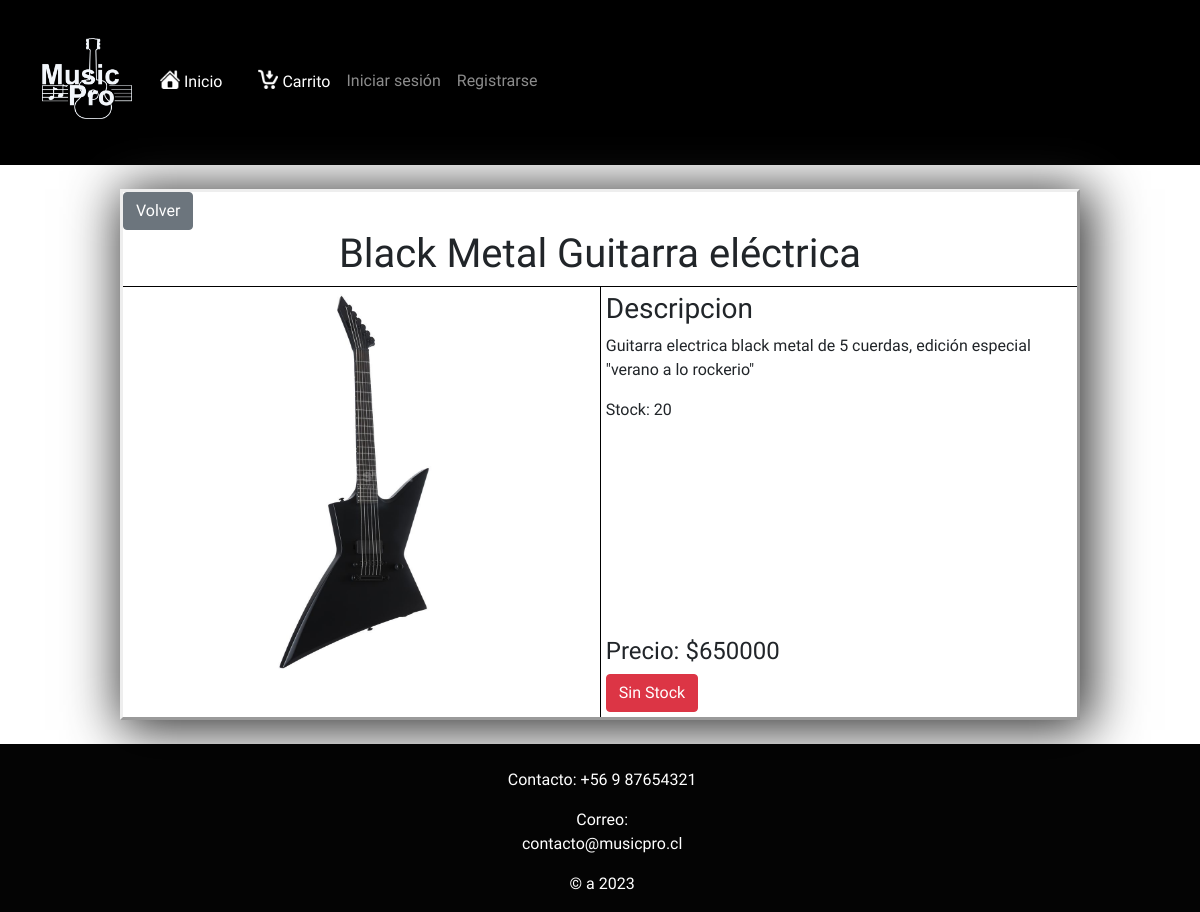
The page /producto/2 on the database as committed earlier.
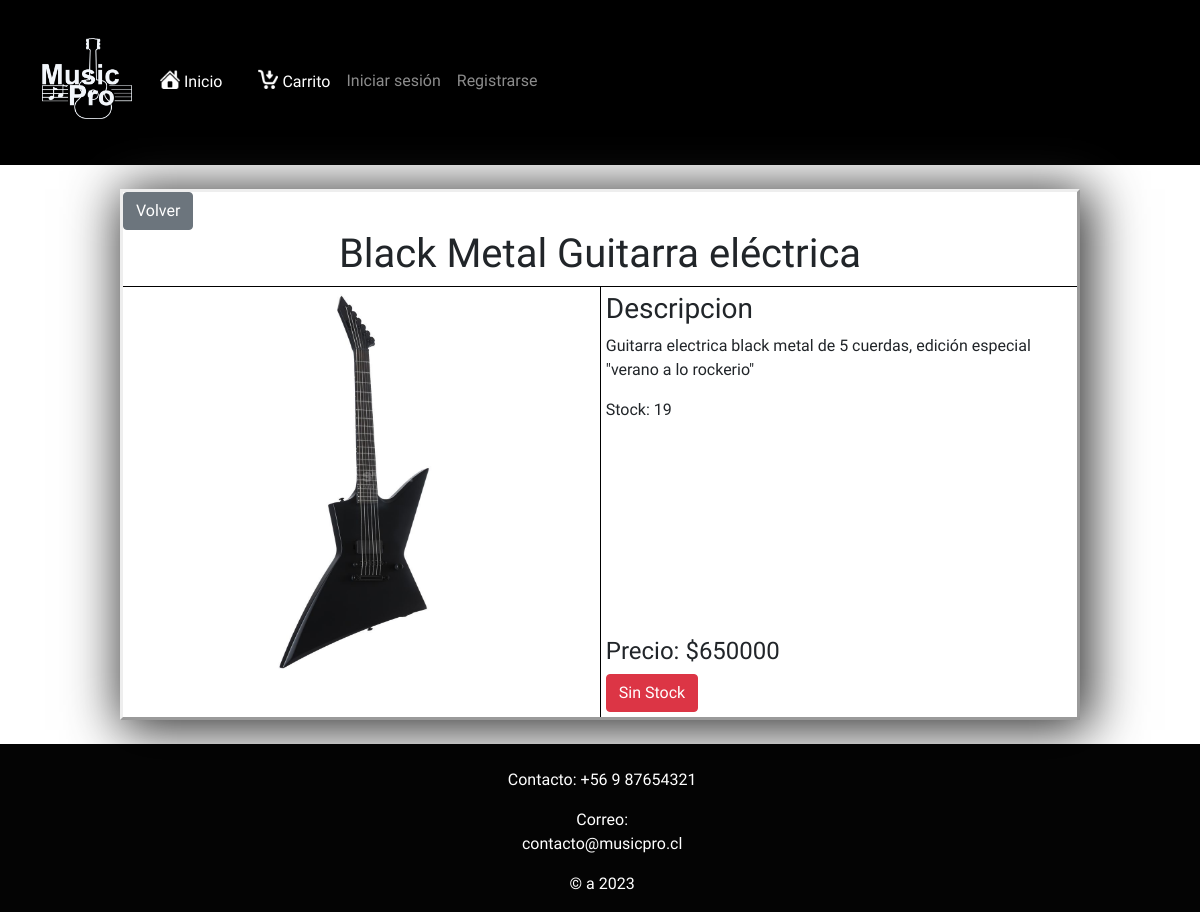
The same page on the database as committed later.
### core/models.py (models this page shows, shortened)
class Producto(models.Model):
    nombre = models.CharField(max_length=40)
    precio = models.IntegerField(default=0)
    stock = models.IntegerField(default=0)
    imagen =models.ImageField(upload_to='media/')
    descripcion = models.CharField(max_length=500, default='')
    idTipoProducto = models.ForeignKey(TipoProducto, on_delete=models.SET_NULL, null=True)

### core/views.py (the view)
# urls.py: path('producto/<int:id>', producto, name="producto"),
def producto(request, id):
    producto = Producto.objects.get(id=id)
    data = {
        'producto': producto
    }
    return render(request, 'core/producto.html', data)

### core/context_processor.py (called while the page is built)
def total_carrito(request):
    total = 0
    if 'carrito' in request.session:
        for key, value in request.session["carrito"].items():
            total += int(value["acumulado"])
    return {"total_carrito":total}

### core/templates/core/producto.html (shortened to what this page needs)
{% extends "core/layout.html" %}
{% load static %}
{% block head %}
<link rel="stylesheet" href="{% static 'core/css/producto.css' %}">
{% endblock %}
{% block content %}
<div id="cuadro">
    <a href="{% url 'index' %}" class="btn btn-secondary">Volver</a>
    <h1 style="display: flex; justify-content: center;">{{producto.nombre}}</h1>
    <div style="display: flex;">
        <div id="imagenProducto">
            <img id="#" src="/{{producto.imagen}}">
        </div>
        <div id="datosProducto">
            <div style="margin: 1%;">
                <h3>Descripcion</h3>
                <p>{{producto.descripcion}}</p>
                <p>Stock: {{producto.stock}}</p>
            </div>
            <div style="margin: 1%;">
                <h4>Precio: ${{producto.precio}}</h4>
                {% if i.stock > 0 %}
                <a href="{% url 'Add' i.id %}" class="btn btn-secondary"> <img
                        src="{% static 'core/img/iconcarrito.png' %}" alt="" style="width: 20px;"> Agregar al
                    carrito</a>
                {% else %}
                <a href="#" class="btn btn-danger" style="pointer-events: none;"> Sin Stock</a>
                {% endif %}
            </div>
        </div>
    </div>
</div>
{% endblock %}

Rows that differ between the two databases and show on the page:
changed Producto "Black Metal Guitarra eléctrica": stock "20" → "19"
